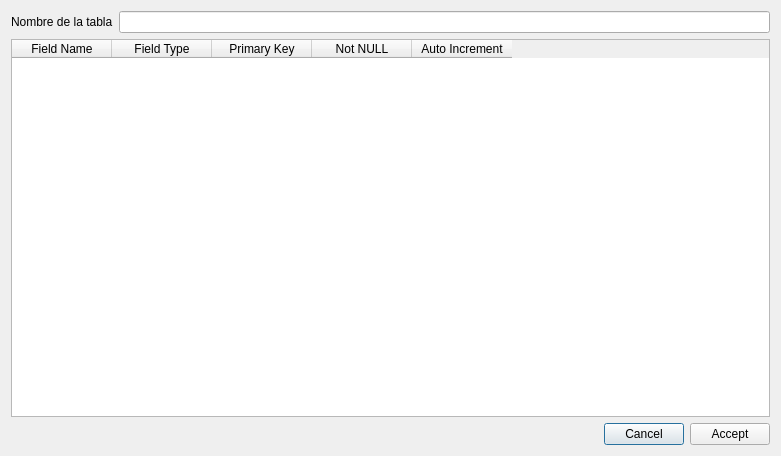
<?xml version="1.0" encoding="UTF-8"?>
<ui version="4.0">
 <class>BinCQliteNewTableDialog</class>
 <widget class="QDialog" name="BinCQliteNewTableDialog">
  <property name="geometry">
   <rect>
    <x>0</x>
    <y>0</y>
    <width>781</width>
    <height>456</height>
   </rect>
  </property>
  <property name="windowTitle">
   <string>New Table</string>
  </property>
  <layout class="QGridLayout" name="gridLayout">
   <item row="0" column="0">
    <layout class="QHBoxLayout" name="horizontalLayout_2">
     <item>
      <widget class="QLabel" name="label">
       <property name="text">
        <string>Nombre de la tabla</string>
       </property>
      </widget>
     </item>
     <item>
      <widget class="QLineEdit" name="leTableName"/>
     </item>
    </layout>
   </item>
   <item row="1" column="0">
    <widget class="QTableWidget" name="tableWidget">
     <property name="contextMenuPolicy">
      <enum>Qt::ActionsContextMenu</enum>
     </property>
     <column>
      <property name="text">
       <string>Field Name</string>
      </property>
     </column>
     <column>
      <property name="text">
       <string>Field Type</string>
      </property>
     </column>
     <column>
      <property name="text">
       <string>Primary Key</string>
      </property>
     </column>
     <column>
      <property name="text">
       <string>Not NULL</string>
      </property>
     </column>
     <column>
      <property name="text">
       <string>Auto Increment</string>
      </property>
     </column>
    </widget>
   </item>
   <item row="2" column="0">
    <layout class="QHBoxLayout" name="horizontalLayout">
     <item>
      <spacer name="horizontalSpacer">
       <property name="orientation">
        <enum>Qt::Horizontal</enum>
       </property>
       <property name="sizeHint" stdset="0">
        <size>
         <width>40</width>
         <height>20</height>
        </size>
       </property>
      </spacer>
     </item>
     <item>
      <widget class="QPushButton" name="btnCancel">
       <property name="text">
        <string>Cancel</string>
       </property>
      </widget>
     </item>
     <item>
      <widget class="QPushButton" name="btnAccept">
       <property name="text">
        <string>Accept</string>
       </property>
      </widget>
     </item>
    </layout>
   </item>
  </layout>
 </widget>
 <resources/>
 <connections/>
</ui>
